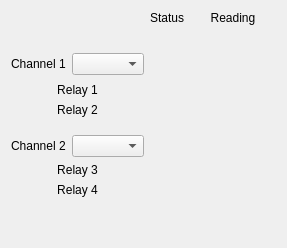
       <widget class="QFrame" name="frame_3">
        <property name="frameShape">
         <enum>QFrame::NoFrame</enum>
        </property>
        <property name="frameShadow">
         <enum>QFrame::Plain</enum>
        </property>
        <property name="lineWidth">
         <number>0</number>
        </property>
        <layout class="QGridLayout" name="gridLayout_4">
         <item row="1" column="0">
          <widget class="PyDMLabel" name="PyDMLabel_20">
           <property name="toolTip">
            <string/>
           </property>
           <property name="whatsThis">
            <string/>
           </property>
           <property name="channel" stdset="0">
            <string>ca://${DEVICE}:ModuleType-A</string>
           </property>
          </widget>
         </item>
         <item row="10" column="0" colspan="2">
          <widget class="QLabel" name="label_13">
           <property name="text">
            <string>Relay 3</string>
           </property>
           <property name="alignment">
            <set>Qt::AlignCenter</set>
           </property>
          </widget>
         </item>
         <item row="5" column="0" colspan="2">
          <widget class="QLabel" name="label_12">
           <property name="text">
            <string>Relay 2</string>
           </property>
           <property name="alignment">
            <set>Qt::AlignCenter</set>
           </property>
          </widget>
         </item>
         <item row="2" column="2">
          <widget class="PyDMByteIndicator" name="PyDMByteIndicator">
           <property name="toolTip">
            <string/>
           </property>
           <property name="whatsThis">
            <string>
    Widget for graphical representation of bits from an integer number
    with support for Channels and more from PyDM

    Parameters
    ----------
    parent : QWidget
        The parent widget for the Label
    init_channel : str, optional
        The channel to be used by the widget.
    </string>
           </property>
           <property name="channel" stdset="0">
            <string>ca://${DEVICE}:EnableRb-1</string>
           </property>
           <property name="showLabels" stdset="0">
            <bool>false</bool>
           </property>
           <property name="circles" stdset="0">
            <bool>true</bool>
           </property>
          </widget>
         </item>
         <item row="11" column="3" colspan="2">
          <widget class="PyDMLabel" name="PyDMLabel_24">
           <property name="toolTip">
            <string/>
           </property>
           <property name="whatsThis">
            <string/>
           </property>
           <property name="alignment">
            <set>Qt::AlignCenter</set>
           </property>
           <property name="precisionFromPV" stdset="0">
            <bool>false</bool>
           </property>
           <property name="precision" stdset="0">
            <number>3</number>
           </property>
           <property name="channel" stdset="0">
            <string>ca://${DEVICE}:RelayRb-4</string>
           </property>
           <property name="displayFormat" stdset="0">
            <enum>PyDMLabel::Exponential</enum>
           </property>
          </widget>
         </item>
         <item row="4" column="0" colspan="2">
          <widget class="QLabel" name="label_11">
           <property name="text">
            <string>Relay 1</string>
           </property>
           <property name="alignment">
            <set>Qt::AlignCenter</set>
           </property>
          </widget>
         </item>
         <item row="9" column="0">
          <widget class="QLabel" name="lblA2">
           <property name="text">
            <string>Channel 2</string>
           </property>
          </widget>
         </item>
         <item row="9" column="2">
          <widget class="PyDMByteIndicator" name="biA2">
           <property name="toolTip">
            <string/>
           </property>
           <property name="whatsThis">
            <string>
    Widget for graphical representation of bits from an integer number
    with support for Channels and more from PyDM

    Parameters
    ----------
    parent : QWidget
        The parent widget for the Label
    init_channel : str, optional
        The channel to be used by the widget.
    </string>
           </property>
           <property name="channel" stdset="0">
            <string>ca://${DEVICE}:EnableRb-2</string>
           </property>
           <property name="showLabels" stdset="0">
            <bool>false</bool>
           </property>
           <property name="circles" stdset="0">
            <bool>true</bool>
           </property>
          </widget>
         </item>
         <item row="1" column="3" colspan="2">
          <widget class="PyDMLabel" name="PyDMLabel_14">
           <property name="toolTip">
            <string/>
           </property>
           <property name="whatsThis">
            <string/>
           </property>
           <property name="alignment">
            <set>Qt::AlignCenter</set>
           </property>
           <property name="channel" stdset="0">
            <string>ca://${DEVICE}:PressureRb-1s</string>
           </property>
          </widget>
         </item>
         <item row="5" column="2" rowspan="3">
          <widget class="PyDMLabel" name="PyDMLabel_9">
           <property name="toolTip">
            <string/>
           </property>
           <property name="whatsThis">
            <string/>
           </property>
           <property name="alignment">
            <set>Qt::AlignCenter</set>
           </property>
           <property name="precisionFromPV" stdset="0">
            <bool>false</bool>
           </property>
           <property name="precision" stdset="0">
            <number>3</number>
           </property>
           <property name="channel" stdset="0">
            <string>ca://${DEVICE}:RelayStatusRb-2</string>
           </property>
          </widget>
         </item>
         <item row="2" column="1" rowspan="2">
          <widget class="PyDMEnumComboBox" name="PyDMEnumComboBox">
           <property name="minimumSize">
            <size>
             <width>70</width>
             <height>0</height>
            </size>
           </property>
           <property name="toolTip">
            <string/>
           </property>
           <property name="whatsThis">
            <string>
    A QComboBox with support for Channels and more from PyDM

    Parameters
    ----------
    parent : QWidget
        The parent widget for the Label
    init_channel : str, optional
        The channel to be used by the widget.

    Signals
    -------
    send_value_signal : int, float, str, bool or np.ndarray
        Emitted when the user changes the value.
    activated : int, str
        Emitted when the user chooses an item in the combobox.
    currentIndexChanged : int, str
        Emitted when the index is changed in the combobox.
    highlighted : int, str
        Emitted when an item in the combobox popup list is highlighted
        by the user.
    </string>
           </property>
           <property name="channel" stdset="0">
            <string>ca://${DEVICE}:EnableSp-1</string>
           </property>
          </widget>
         </item>
         <item row="10" column="2">
          <widget class="PyDMLabel" name="PyDMLabel_10">
           <property name="toolTip">
            <string/>
           </property>
           <property name="whatsThis">
            <string/>
           </property>
           <property name="alignment">
            <set>Qt::AlignCenter</set>
           </property>
           <property name="precisionFromPV" stdset="0">
            <bool>false</bool>
           </property>
           <property name="precision" stdset="0">
            <number>3</number>
           </property>
           <property name="channel" stdset="0">
            <string>ca://${DEVICE}:RelayStatusRb-3</string>
           </property>
          </widget>
         </item>
         <item row="10" column="3" colspan="2">
          <widget class="PyDMLabel" name="PyDMLabel_23">
           <property name="toolTip">
            <string/>
           </property>
           <property name="whatsThis">
            <string/>
           </property>
           <property name="alignment">
            <set>Qt::AlignCenter</set>
           </property>
           <property name="precisionFromPV" stdset="0">
            <bool>false</bool>
           </property>
           <property name="precision" stdset="0">
            <number>3</number>
           </property>
           <property name="channel" stdset="0">
            <string>ca://${DEVICE}:RelayRb-3</string>
           </property>
           <property name="displayFormat" stdset="0">
            <enum>PyDMLabel::Exponential</enum>
           </property>
          </widget>
         </item>
         <item row="11" column="2">
          <widget class="PyDMLabel" name="PyDMLabel_11">
           <property name="toolTip">
            <string/>
           </property>
           <property name="whatsThis">
            <string/>
           </property>
           <property name="alignment">
            <set>Qt::AlignCenter</set>
           </property>
           <property name="precisionFromPV" stdset="0">
            <bool>false</bool>
           </property>
           <property name="precision" stdset="0">
            <number>3</number>
           </property>
           <property name="channel" stdset="0">
            <string>ca://${DEVICE}:RelayStatusRb-4</string>
           </property>
          </widget>
         </item>
         <item row="9" column="3" colspan="2">
          <widget class="PyDMLabel" name="plblA2">
           <property name="toolTip">
            <string/>
           </property>
           <property name="whatsThis">
            <string/>
           </property>
           <property name="alignment">
            <set>Qt::AlignCenter</set>
           </property>
           <property name="channel" stdset="0">
            <string>ca://${DEVICE}:PressureRb-2s</string>
           </property>
          </widget>
         </item>
         <item row="11" column="0" colspan="2">
          <widget class="QLabel" name="label_14">
           <property name="text">
            <string>Relay 4</string>
           </property>
           <property name="alignment">
            <set>Qt::AlignCenter</set>
           </property>
          </widget>
         </item>
         <item row="2" column="4">
          <spacer name="horizontalSpacer_2">
           <property name="orientation">
            <enum>Qt::Horizontal</enum>
           </property>
           <property name="sizeType">
            <enum>QSizePolicy::Fixed</enum>
           </property>
           <property name="sizeHint" stdset="0">
            <size>
             <width>40</width>
             <height>20</height>
            </size>
           </property>
          </spacer>
         </item>
         <item row="4" column="3" colspan="2">
          <widget class="PyDMLabel" name="PyDMLabel_12">
           <property name="toolTip">
            <string/>
           </property>
           <property name="whatsThis">
            <string/>
           </property>
           <property name="alignment">
            <set>Qt::AlignCenter</set>
           </property>
           <property name="precisionFromPV" stdset="0">
            <bool>false</bool>
           </property>
           <property name="precision" stdset="0">
            <number>3</number>
           </property>
           <property name="channel" stdset="0">
            <string>ca://${DEVICE}:RelayRb-1</string>
           </property>
           <property name="displayFormat" stdset="0">
            <enum>PyDMLabel::Exponential</enum>
           </property>
          </widget>
         </item>
         <item row="5" column="3" rowspan="2" colspan="2">
          <widget class="PyDMLabel" name="PyDMLabel_13">
           <property name="toolTip">
            <string/>
           </property>
           <property name="whatsThis">
            <string/>
           </property>
           <property name="alignment">
            <set>Qt::AlignCenter</set>
           </property>
           <property name="precisionFromPV" stdset="0">
            <bool>false</bool>
           </property>
           <property name="precision" stdset="0">
            <number>3</number>
           </property>
           <property name="channel" stdset="0">
            <string>ca://${DEVICE}:RelayRb-2</string>
           </property>
           <property name="displayFormat" stdset="0">
            <enum>PyDMLabel::Exponential</enum>
           </property>
          </widget>
         </item>
         <item row="2" column="0" rowspan="2">
          <widget class="QLabel" name="label_4">
           <property name="text">
            <string>Channel 1</string>
           </property>
          </widget>
         </item>
         <item row="2" column="3">
          <spacer name="horizontalSpacer">
           <property name="orientation">
            <enum>Qt::Horizontal</enum>
           </property>
           <property name="sizeType">
            <enum>QSizePolicy::Fixed</enum>
           </property>
           <property name="sizeHint" stdset="0">
            <size>
             <width>40</width>
             <height>20</height>
            </size>
           </property>
          </spacer>
         </item>
         <item row="9" column="1">
          <widget class="PyDMEnumComboBox" name="cbA2">
           <property name="minimumSize">
            <size>
             <width>70</width>
             <height>0</height>
            </size>
           </property>
           <property name="toolTip">
            <string/>
           </property>
           <property name="whatsThis">
            <string>
    A QComboBox with support for Channels and more from PyDM

    Parameters
    ----------
    parent : QWidget
        The parent widget for the Label
    init_channel : str, optional
        The channel to be used by the widget.

    Signals
    -------
    send_value_signal : int, float, str, bool or np.ndarray
        Emitted when the user changes the value.
    activated : int, str
        Emitted when the user chooses an item in the combobox.
    currentIndexChanged : int, str
        Emitted when the index is changed in the combobox.
    highlighted : int, str
        Emitted when an item in the combobox popup list is highlighted
        by the user.
    </string>
           </property>
           <property name="channel" stdset="0">
            <string>ca://${DEVICE}:EnableSp-2</string>
           </property>
          </widget>
         </item>
         <item row="0" column="3" colspan="2">
          <widget class="QLabel" name="label_3">
           <property name="toolTipDuration">
            <number>0</number>
           </property>
           <property name="text">
            <string>Reading</string>
           </property>
           <property name="alignment">
            <set>Qt::AlignCenter</set>
           </property>
          </widget>
         </item>
         <item row="13" column="0">
          <spacer name="verticalSpacer_2">
           <property name="orientation">
            <enum>Qt::Vertical</enum>
           </property>
           <property name="sizeHint" stdset="0">
            <size>
             <width>20</width>
             <height>40</height>
            </size>
           </property>
          </spacer>
         </item>
         <item row="0" column="2">
          <widget class="QLabel" name="label_2">
           <property name="text">
            <string>Status</string>
           </property>
           <property name="alignment">
            <set>Qt::AlignCenter</set>
           </property>
          </widget>
         </item>
         <item row="4" column="2">
          <widget class="PyDMLabel" name="PyDMLabel_8">
           <property name="toolTip">
            <string/>
           </property>
           <property name="whatsThis">
            <string/>
           </property>
           <property name="alignment">
            <set>Qt::AlignCenter</set>
           </property>
           <property name="precisionFromPV" stdset="0">
            <bool>false</bool>
           </property>
           <property name="precision" stdset="0">
            <number>3</number>
           </property>
           <property name="channel" stdset="0">
            <string>ca://${DEVICE}:RelayStatusRb-1</string>
           </property>
          </widget>
         </item>
        </layout>
       </widget>
